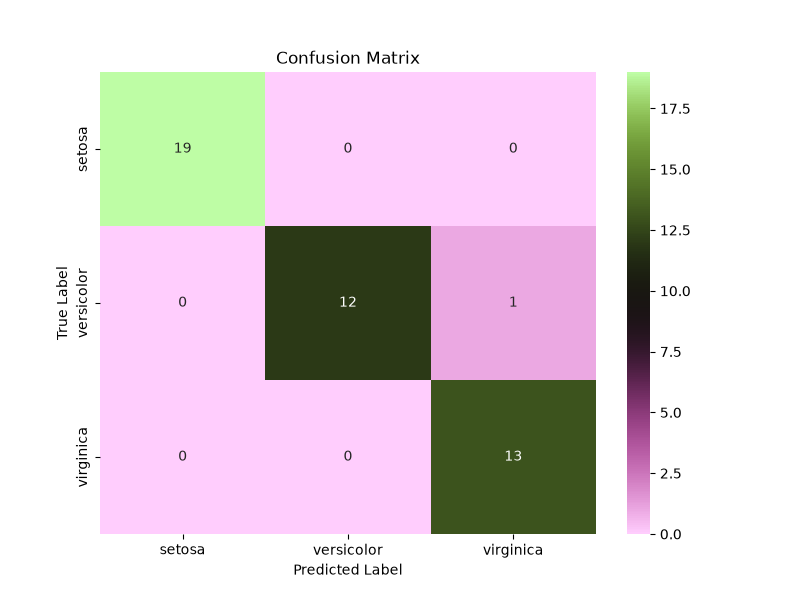

Python code for this plot:
#naive bayes iris
import pandas as pd
import matplotlib.pyplot as plt
import seaborn as sns
from sklearn.datasets import load_iris
from sklearn.model_selection import train_test_split
from sklearn.naive_bayes import GaussianNB
from sklearn.metrics import accuracy_score,confusion_matrix
iris = load_iris()

data = pd.DataFrame(data=iris.data, columns=iris.feature_names)
data['species'] = iris.target
X = data.drop('species', axis=1)
y = data['species']
X_train, X_test, y_train, y_test = train_test_split(X, y, test_size=0.3,
random_state=42)
model = GaussianNB()
model.fit(X_train, y_train)
y_pred = model.predict(X_test)
accuracy = accuracy_score(y_test, y_pred)
print("accuracy:",accuracy)
conf_matrix = confusion_matrix(y_test,y_pred)
plt.figure(figsize=(8, 6))
sns.heatmap(conf_matrix, annot=True, fmt='d', cmap='vanimo',
xticklabels=iris.target_names, yticklabels=iris.target_names)
plt.xlabel('Predicted Label')
plt.ylabel('True Label')
plt.title('Confusion Matrix')
plt.show()
